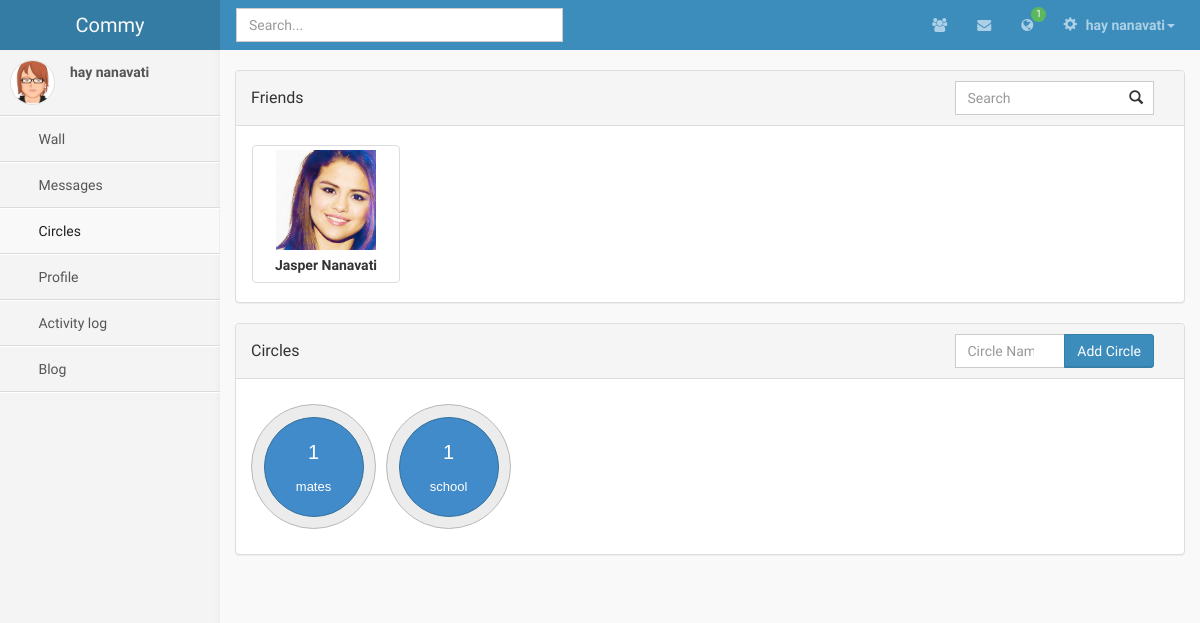
Screenshot of /circles.php (signed in) with the database file from the repository.
### tables this page shows
CREATE TABLE IF NOT EXISTS `profile` (
  `id` int(11) NOT NULL AUTO_INCREMENT,
  `main_type` int(11) NOT NULL,
  `name` varchar(512) NOT NULL,
  `surname` varchar(512) NOT NULL,
  `profile_photo_id` int(11) DEFAULT NULL,
  `cover_photo_id` int(11) DEFAULT NULL,
  `dob` date NOT NULL,
  `email` varchar(512) NOT NULL,
  `password` varchar(512) NOT NULL,
  PRIMARY KEY (`id`),
  KEY `profile_photo_id` (`profile_photo_id`),
  KEY `cover_photo_id` (`cover_photo_id`)
);

CREATE TABLE IF NOT EXISTS `circle` (
  `id` int(11) NOT NULL AUTO_INCREMENT,
  `owner_user_id` int(11) NOT NULL,
  `name` varchar(512) NOT NULL,
  PRIMARY KEY (`id`),
  KEY `circle_ibfk_1` (`owner_user_id`)
);

### includes/Modals.php (called while the page is built, shortened)
<?PHP
$user_id = $_SESSION["user_id"];
$circle_query = "SELECT id, name FROM circle WHERE owner_user_id = $user_id";
if ($circle_result = $mysqli->query($circle_query)) {
	while ($row = $circle_result->fetch_assoc()) {
		echo "<li>";
		echo "<a tabindex='-1' href='#' onclick='addToCircle(".$row["id"].");'>";
		echo $row["name"];
		echo "</a>";
		echo "</li>";
	}
}
?>

### circles.php (the view, shortened to what this page needs)
<!DOCTYPE HTML>
<html>
<head>
	<?PHP
	require("includes/php-includes.php");
	require("includes/html-includes.php");
	$user_id = $_SESSION["user_id"];
	if ($result = $mysqli->query("SELECT * FROM profile WHERE id = (SELECT profile_id FROM user WHERE id = $user_id) LIMIT 1"))
	{
		$profile = $result->fetch_object();
	}
	?>
	<link href="css/circles.css" rel="stylesheet" type="text/css">
</head>
<body class="skin-blue">
	<?PHP
	require("includes/header.php");
	?>
	<div class="wrapper row-offcanvas row-offcanvas-left">
            <?PHP include_once('includes/sidebar.php'); ?>
			<aside class="right-side">
				<section class="content">
					<div id="main_portion">
						<div class="panel panel-default">
							<div class="panel-heading clearfix">
								<h3 class="panel-title pull-left" style="padding-top: 7.5px;">Friends</h3>
								<div class="col-sm-3 col-md-3 pull-right">
									<input type="search" class="form-control" placeholder="Search" id='search' />
									<span class="glyphicon glyphicon-search"></span>
								</div>
							</div>
							<div class="panel-body" id="friends-panel">
								<ul id="friends">
								<?PHP
								$friend_query = "SELECT DISTINCT hash, name, surname
									FROM user, profile
								WHERE user.profile_id = profile.id
								AND user.id
								IN (
									SELECT
									CASE WHEN  from_user_id = $user_id
									THEN  to_user_id
									ELSE  from_user_id
									END
									FROM activity, relationship
									WHERE relationship.activity_id = activity.id
									AND (
										from_user_id = $user_id
										OR to_user_id = $user_id
									)
								)";
								$friends = array();
								if ($friend_result = $mysqli->query($friend_query)) {
									while ($row = $friend_result->fetch_assoc()) {
										$friends[] = array("hash" => $row["hash"], "name" => $row["name"], "surname" => $row["surname"]);
									}
								}
								if($friends) {
									foreach($friends as $friend) {
										extract($friend);
										echo "<li class='friend' id='$hash' data-id='$hash'>";
										echo "<div class='thumbnail text-center'>";
										echo "<img class='img' src='img/user.jpg' id='img$hash' draggable='false'>";
										echo "<div class='caption'><strong>".ucwords($name." ".$surname)."</strong></div>";
										echo "</div>";
										echo "</li>";
									}
								}
								else {
									echo "Oops! it looks like you don't have any friends yet...";
								}
								?>
								</ul>
							</div>
						</div>
						<div class="panel panel-default">
							<div class="panel-heading clearfix">
								<h3 class="panel-title pull-left" style="padding-top: 7.5px;">Circles</h3>
								<div class="col-sm-3 col-md-3 pull-right">
									<form class="form">
										<div class="input-group">
											<input type="text" class="form-control" placeholder="Circle Name" id="new-circle-name">
											<div class="input-group-btn">
												<button class="btn btn-primary" type="submit" id="new-circle">Add Circle</button>
											</div>
										</div>
									</form>
								</div>
							</div>
							<div class="panel-body">
								<ul id="circles">
								<?PHP
								$circle_query = "SELECT id, name FROM circle WHERE owner_user_id = $user_id";
								$circles = array();
								if ($circle_result = $mysqli->query($circle_query)) {
									while ($row = $circle_result->fetch_assoc()) {
										$circles[] = array("circle_id" => $row["id"], "circle_name" => $row["name"]);
									}
								}
								if ($circles) {
									foreach ($circles as $circle) {
										extract($circle);
										$member_query = "SELECT hash, name, surname FROM user, profile, user_circle WHERE user_circle.circle_id = $circle_id AND user.id = user_circle.user_id AND user.profile_id = profile.id";
										if ($member_result = $mysqli->query($member_query)) {
											echo "<li class='outer-circle' id='$circle_id' data-placement='above' title='Circle Members'>";
											$member_no = 0;
											while ($row = $member_result->fetch_assoc()) {
												$member_no++;
											}
											echo "<div class='circle'><div class='circle-label'>";
											echo "<div class='member-no'>".$member_no."</div><br>";
											echo "<span class='circle-name'>".$circle_name."</span></div></div>";
											echo "</li>";
										}
									}
								}
								?>
							</div>
						</div>
					</div>
				</section>
			</aside>
		</div>
	</body>
	</html>

### includes/header.php (shortened to what this page needs)
<?PHP
	    require_once("Modals.php");
?>
<?PHP
	$friend_requests = 0;
	$messages = 0;
	$general_notifs = 0;
	if ($result = $mysqli->query("SELECT * FROM notification,activity WHERE notification.activity_id=activity.id AND notification.target_id=".$_SESSION["user_id"]))
            {
				while($row = $result->fetch_assoc()){
					if($row['main_type']==0){
						if($row['seen']==0){
							$friend_requests++;
						}
					}else if($row['main_type']==1){
						if($row['seen']==0){
							$messages++;
						}
					}else if($row['main_type']==2){
						if($row['seen']==0){
							$general_notifs++;
						}
					}
				}
            }
?>
        <header class="header">
            <a class="logo" href="#">Commy</a>
            <nav class="navbar navbar-static-top" role="navigation">
                <input type="text" autocomplete="off" name="q" id="search_box" class="form-control searchbox"  placeholder="Search..." style="margin-left:16px;">
                <div class="navbar-right">
                    <ul class="nav navbar-nav">
                        <li class="dropdown messages-menu" id="friend-request-icon">
                            <a href="#" class="dropdown-toggle" data-toggle="dropdown" id="friend-request-notif">
                                <i class="fa fa-users"></i>
                            </a>
                        </li>
                        <li class="dropdown messages-menu">
                            <a href="#" class="dropdown-toggle" data-toggle="dropdown" >
                                <i class="fa fa-envelope"></i>
							</a>
                        </li>
                        <li class="dropdown messages-menu" id="general-notif-icon">
                            <a href="#" class="dropdown-toggle" data-toggle="dropdown" id="general-notif">
                                <i class="fa fa-globe"></i>
								<?PHP
									if($general_notifs>0){
										echo '<span class="label label-success" id="general-notif-count">'.$general_notifs.'</span>';
									}
								?>
                            </a>
                        </li>
                        <li class="dropdown user user-menu">
                            <a href="#" class="dropdown-toggle" data-toggle="dropdown">
                                <i class="glyphicon glyphicon-cog"></i>
                                <span><?PHP
                                    if (isset($profile)) {
                                        echo $profile->name . " " . $profile->surname;
                                    }
                                ?><i class="caret"></i></span>
                            </a>
									<?PHP
									$profile_photo_url="img/avatar3.png";
									?>
                        </li>
                    </ul>
                </div>
            </nav>
        </header>

### includes/sidebar.php
      <aside class="left-side sidebar-offcanvas">
          <section class="sidebar">
              <div class="user-panel">
                  <div class="pull-left image">
	<?PHP
                      echo '<img src="'.$profile_photo_url.'" class="img-circle" alt="User Image" />';
	?>
</div>
                  <div class="pull-left info">
                      <p><?PHP
                          if (isset($profile)) {
                              echo $profile->name . " " . $profile->surname;
                          }
                      ?></p>
                  </div>
              </div>
              <ul class="sidebar-menu">
                  <li id="wall_menu">
                      <a href="wall.php">
                          <i class="fa"></i> <span>Wall</span>
                      </a>
                  </li>
                  <li id="messages_menu">
                      <a href="messages.php">
                          <i class="fa"></i> <span>Messages</span>
                      </a>
                  </li>
                  <li id="circles_menu">
                      <a href="circles.php">
                          <i class="fa"></i> <span>Circles</span>
                      </a>
                  </li>
                  <li id="profile_menu">
                      <a href="profile.php">
                          <i class="fa"></i> <span>Profile</span>
                      </a>
                  </li>
                  <li id="activity_menu">
                      <a href="activity.php">
                          <i class="fa"></i> <span>Activity log</span>
                      </a>
                  </li>
                  <li id="blog_menu">
                      <a href="blog.php">
                          <i class="fa"></i> <span>Blog</span>
                      </a>
                  </li>
              </ul>
          </section>
      </aside>

### css/AdminLTE.css (style rules this page uses)
html, body { overflow-x: hidden!important; font-family: 'Source Sans Pro', sans-serif; -webkit-font-smoothing: antialiased; min-height: 100%; background: #f9f9f9; }
a { color: #3c8dbc; }
.wrapper { min-height: 100%; }
.wrapper:before, .wrapper:after { display: table; content: " "; }
.wrapper:after { clear: both; }
body > .header { position: absolute; top: 0; left: 0; right: 0; z-index: 1030; }
.right-side, .left-side { min-height: 100%; display: block; }
.right-side { background-color: #f9f9f9; margin-left: 220px; }
.left-side { position: absolute; width: 220px; top: 0; }
@media screen and (min-width: 992px) { .left-side { top: 50px; } }
.content { padding: 20px 15px; background: #f9f9f9; }
h1, h2, h3, h4, h5, h6, .h1, .h2, .h3, .h4, .h5, .h6 { font-family: 'Source Sans Pro', sans-serif; }
img { max-width: 100%important; }
body > .header { position: relative; max-height: 100px; z-index: 1030; }
body > .header .navbar { height: 50px; margin-bottom: 0; margin-left: 220px; }
body > .header .navbar .nav > li.user > a { font-weight: bold; }
body > .header .navbar .nav > li.user > a > .fa, body > .header .navbar .nav > li.user > a > .glyphicon, body > .header .navbar .nav > li.user > a > .ion { margin-right: 5px; }
body > .header .navbar .nav > li > a > .label { -webkit-border-radius: 50%; -moz-border-radius: 50%; border-radius: 50%; position: absolute; top: 7px; right: 2px; font-size: 10px; font-weight: normal; width: 15px; height: 15px; line-height: 1.0em; text-align: center; padding: 2px; }
body > .header .logo { float: left; font-size: 20px; line-height: 50px; text-align: center; padding: 0 10px; width: 220px; font-family: 'Kaushan Script', cursive; font-weight: 500; height: 50px; display: block; }
.sidebar { margin-bottom: 5px; }
.sidebar .sidebar-menu { list-style: none; margin: 0; padding: 0; }
.sidebar .sidebar-menu > li { margin: 0; padding: 0; }
.sidebar .sidebar-menu > li > a { padding: 12px 5px 12px 15px; display: block; }
.user-panel { padding: 10px; }
.user-panel:before, .user-panel:after { display: table; content: " "; }
.user-panel:after { clear: both; }
.user-panel > .image > img { width: 45px; height: 45px; }
.user-panel > .info { font-weight: 600; padding: 5px 5px 5px 15px; font-size: 14px; line-height: 1; }
.user-panel > .info > p { margin-bottom: 9px; }
.form-control { -webkit-border-radius: 0px !important; -moz-border-radius: 0px !important; border-radius: 0px !important; box-shadow: none; }
.btn { font-weight: 500; -webkit-border-radius: 3px; -moz-border-radius: 3px; border-radius: 3px; border: 1px solid transparent; -webkit-box-shadow: inset 0px -2px 0px 0px rgba(0, 0, 0, 0.09); -moz-box-shadow: inset 0px -2px 0px 0px rgba(0, 0, 0, 0.09); box-shadow: inset 0px -1px 0px 0px rgba(0, 0, 0, 0.09); }
.btn.btn-primary { background-color: #3c8dbc; border-color: #367fa9; }
.skin-blue .navbar { background-color: #3c8dbc; }
.skin-blue .navbar .nav a { color: #acd0e5; }
.skin-blue .navbar .navbar-right > .nav { margin-right: 10px; }
.skin-blue .logo { background-color: #367fa9; color: #f9f9f9; }
.skin-blue .user-panel > .image > img { border: 1px solid #dfdfdf; }
.skin-blue .user-panel > .info, .skin-blue .user-panel > .info > a { color: #555555; }
.skin-blue .sidebar { border-bottom: 1px solid #fff; }
.skin-blue .sidebar > .sidebar-menu > li { border-top: 1px solid #fff; border-bottom: 1px solid #dbdbdb; }
.skin-blue .sidebar > .sidebar-menu > li:first-of-type { border-top: 1px solid #dbdbdb; }
.skin-blue .sidebar > .sidebar-menu > li:first-of-type > a { border-top: 1px solid #fff; }
.skin-blue .sidebar > .sidebar-menu > li > a { margin-right: 1px; }
.skin-blue .sidebar > .sidebar-menu > li > a:hover, .skin-blue .sidebar > .sidebar-menu > li.active > a { color: #222; background: #f9f9f9; }
.skin-blue .left-side { background: #f4f4f4; -webkit-box-shadow: inset -3px 0px 8px -4px rgba(0, 0, 0, 0.1); -moz-box-shadow: inset -3px 0px 8px -4px rgba(0, 0, 0, 0.1); box-shadow: inset -3px 0px 8px -4px rgba(0, 0, 0, 0.07); }
.skin-blue .sidebar a { color: #555555; }

### css/global.css (style rules this page uses)
.searchbox { width: 33.33%; margin: 8px auto; }
.navbar-right { display: inline-block; margin-top: -50px; }

### rows the page displays
profile: name "hay", surname "nanavati"
circle: member_no "1", name "mates"
circle: member_no "1", name "school"

### other values shown
$general_notifs "1"
$name." ".$surname "Jasper Nanavati"
